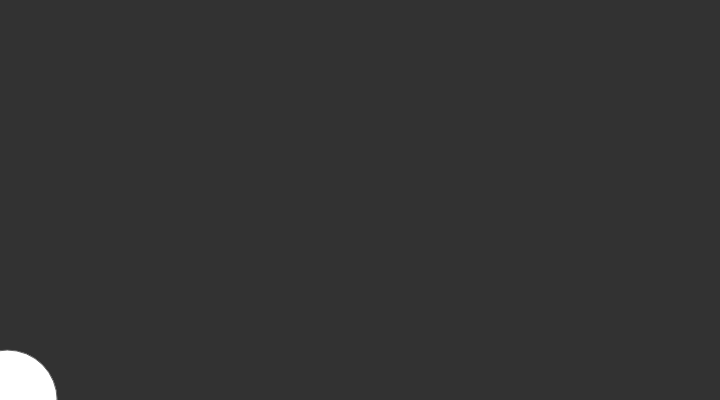
Frame 1 (no input)
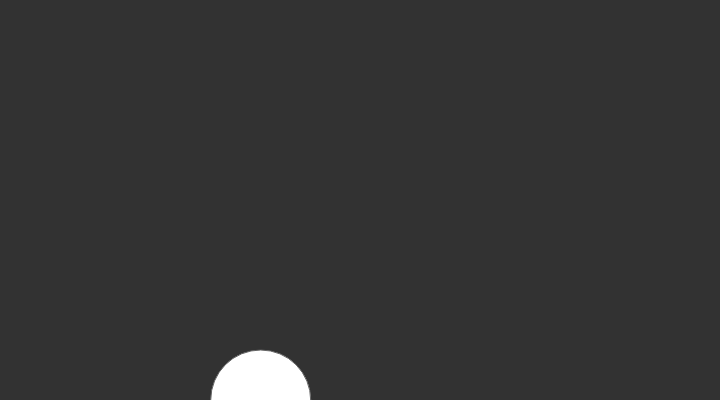
Frame 60 (no input)
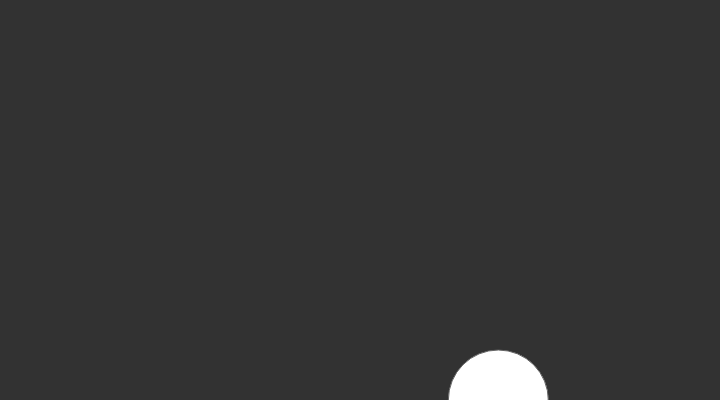
Frame 120 (the mouse pressed at the canvas centre since frame 60)

The p5.js sketch that drew these frames (run headless with seeded random() and noise() and a simulated clock; from frame 60 on, the mouse is pressed at the canvas centre):

// p5.js sketch
// ── sketch.js
// Where is the circle
var x, y;

function setup() {
  createCanvas(720, 400);
  // Starts in the middle
  x = width / 100;
  y = height;
}

function draw() {
  background(50);
  
  // Draw a circle
  stroke(100);
  fill(300);
  ellipse(x, y, 100, 100);
  
  // Jiggling randomly on the horizontal axis
  x = x + random(-50, 50);
  // Moving up at a constant speed
  x = x - 2;
  
  // Reset to the bottom
  if (x < 0) {
    x = height;
  }
}
